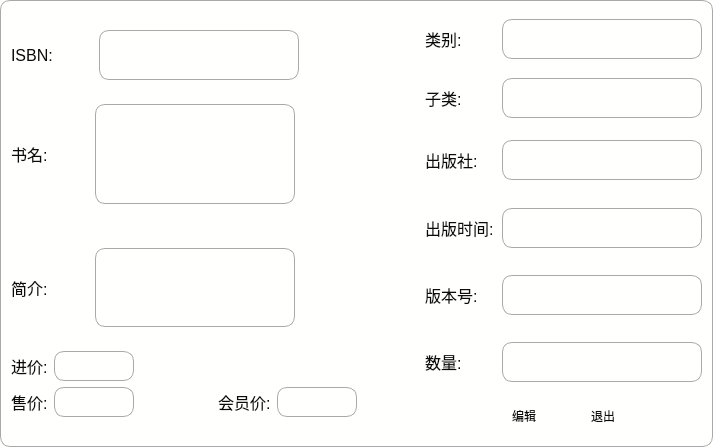
<?xml version="1.0" encoding="UTF-8"?>
<ui version="4.0">
 <class>ManBookInfoDia</class>
 <widget class="QDialog" name="ManBookInfoDia">
  <property name="geometry">
   <rect>
    <x>0</x>
    <y>0</y>
    <width>713</width>
    <height>447</height>
   </rect>
  </property>
  <property name="sizePolicy">
   <sizepolicy hsizetype="Fixed" vsizetype="Fixed">
    <horstretch>0</horstretch>
    <verstretch>0</verstretch>
   </sizepolicy>
  </property>
  <property name="minimumSize">
   <size>
    <width>144</width>
    <height>24</height>
   </size>
  </property>
  <property name="windowTitle">
   <string>Dialog</string>
  </property>
  <property name="styleSheet">
   <string notr="true">QPushButton:hover{
        color:red
        }
QLineEdit{
        border:1px solid gray;;
        border-radius:10px;
        padding:2px 4px;
}
QWidget{
        color:#0c0a0a;
        background:rgb(255, 255, 253);
        border-top:1px solid darkGray;
        border-bottom:1px solid darkGray;
        border-right:1px solid darkGray;
        border-left:1px solid darkGray;
        border-top-left-radius:10px;
        border-top-right-radius:10px;
        border-bottom-right-radius:10px;
        border-bottom-left-radius:10px;
    }
QLabel{
        border:none;}

QPushButton{border:none
           }</string>
  </property>
  <layout class="QHBoxLayout" name="horizontalLayout_8">
   <item>
    <layout class="QVBoxLayout" name="verticalLayout_3">
     <item>
      <spacer name="verticalSpacer_16">
       <property name="orientation">
        <enum>Qt::Vertical</enum>
       </property>
       <property name="sizeHint" stdset="0">
        <size>
         <width>20</width>
         <height>40</height>
        </size>
       </property>
      </spacer>
     </item>
     <item>
      <layout class="QHBoxLayout" name="horizontalLayout_6">
       <item>
        <widget class="QLabel" name="label_5">
         <property name="font">
          <font>
           <pointsize>12</pointsize>
          </font>
         </property>
         <property name="text">
          <string>ISBN:</string>
         </property>
        </widget>
       </item>
       <item>
        <spacer name="horizontalSpacer_12">
         <property name="orientation">
          <enum>Qt::Horizontal</enum>
         </property>
         <property name="sizeHint" stdset="0">
          <size>
           <width>40</width>
           <height>20</height>
          </size>
         </property>
        </spacer>
       </item>
       <item>
        <widget class="QTextBrowser" name="ISBN_bro">
         <property name="sizePolicy">
          <sizepolicy hsizetype="Fixed" vsizetype="Fixed">
           <horstretch>0</horstretch>
           <verstretch>0</verstretch>
          </sizepolicy>
         </property>
         <property name="minimumSize">
          <size>
           <width>150</width>
           <height>50</height>
          </size>
         </property>
         <property name="maximumSize">
          <size>
           <width>200</width>
           <height>50</height>
          </size>
         </property>
        </widget>
       </item>
       <item>
        <spacer name="horizontalSpacer_16">
         <property name="orientation">
          <enum>Qt::Horizontal</enum>
         </property>
         <property name="sizeHint" stdset="0">
          <size>
           <width>40</width>
           <height>20</height>
          </size>
         </property>
        </spacer>
       </item>
       <item>
        <spacer name="horizontalSpacer_3">
         <property name="orientation">
          <enum>Qt::Horizontal</enum>
         </property>
         <property name="sizeHint" stdset="0">
          <size>
           <width>40</width>
           <height>20</height>
          </size>
         </property>
        </spacer>
       </item>
       <item>
        <spacer name="horizontalSpacer_15">
         <property name="orientation">
          <enum>Qt::Horizontal</enum>
         </property>
         <property name="sizeHint" stdset="0">
          <size>
           <width>40</width>
           <height>20</height>
          </size>
         </property>
        </spacer>
       </item>
      </layout>
     </item>
     <item>
      <spacer name="verticalSpacer_13">
       <property name="orientation">
        <enum>Qt::Vertical</enum>
       </property>
       <property name="sizeHint" stdset="0">
        <size>
         <width>20</width>
         <height>40</height>
        </size>
       </property>
      </spacer>
     </item>
     <item>
      <layout class="QHBoxLayout" name="horizontalLayout_12">
       <item>
        <widget class="QLabel" name="label_8">
         <property name="font">
          <font>
           <pointsize>12</pointsize>
          </font>
         </property>
         <property name="text">
          <string>书名:</string>
         </property>
        </widget>
       </item>
       <item>
        <spacer name="horizontalSpacer_11">
         <property name="orientation">
          <enum>Qt::Horizontal</enum>
         </property>
         <property name="sizeHint" stdset="0">
          <size>
           <width>40</width>
           <height>20</height>
          </size>
         </property>
        </spacer>
       </item>
       <item>
        <widget class="QTextBrowser" name="Book_name_bro">
         <property name="sizePolicy">
          <sizepolicy hsizetype="Fixed" vsizetype="Fixed">
           <horstretch>0</horstretch>
           <verstretch>0</verstretch>
          </sizepolicy>
         </property>
         <property name="minimumSize">
          <size>
           <width>150</width>
           <height>100</height>
          </size>
         </property>
         <property name="maximumSize">
          <size>
           <width>200</width>
           <height>100</height>
          </size>
         </property>
        </widget>
       </item>
       <item>
        <spacer name="horizontalSpacer_18">
         <property name="orientation">
          <enum>Qt::Horizontal</enum>
         </property>
         <property name="sizeHint" stdset="0">
          <size>
           <width>40</width>
           <height>20</height>
          </size>
         </property>
        </spacer>
       </item>
       <item>
        <spacer name="horizontalSpacer_17">
         <property name="orientation">
          <enum>Qt::Horizontal</enum>
         </property>
         <property name="sizeHint" stdset="0">
          <size>
           <width>40</width>
           <height>20</height>
          </size>
         </property>
        </spacer>
       </item>
       <item>
        <spacer name="horizontalSpacer_10">
         <property name="orientation">
          <enum>Qt::Horizontal</enum>
         </property>
         <property name="sizeHint" stdset="0">
          <size>
           <width>40</width>
           <height>20</height>
          </size>
         </property>
        </spacer>
       </item>
      </layout>
     </item>
     <item>
      <spacer name="verticalSpacer_17">
       <property name="orientation">
        <enum>Qt::Vertical</enum>
       </property>
       <property name="sizeHint" stdset="0">
        <size>
         <width>20</width>
         <height>40</height>
        </size>
       </property>
      </spacer>
     </item>
     <item>
      <spacer name="verticalSpacer_14">
       <property name="orientation">
        <enum>Qt::Vertical</enum>
       </property>
       <property name="sizeHint" stdset="0">
        <size>
         <width>20</width>
         <height>40</height>
        </size>
       </property>
      </spacer>
     </item>
     <item>
      <layout class="QHBoxLayout" name="horizontalLayout_15">
       <item>
        <widget class="QLabel" name="label_12">
         <property name="font">
          <font>
           <pointsize>12</pointsize>
          </font>
         </property>
         <property name="text">
          <string>简介:</string>
         </property>
        </widget>
       </item>
       <item>
        <spacer name="horizontalSpacer_20">
         <property name="orientation">
          <enum>Qt::Horizontal</enum>
         </property>
         <property name="sizeHint" stdset="0">
          <size>
           <width>40</width>
           <height>20</height>
          </size>
         </property>
        </spacer>
       </item>
       <item>
        <widget class="QTextBrowser" name="note_bro">
         <property name="sizePolicy">
          <sizepolicy hsizetype="Fixed" vsizetype="Fixed">
           <horstretch>0</horstretch>
           <verstretch>0</verstretch>
          </sizepolicy>
         </property>
         <property name="minimumSize">
          <size>
           <width>200</width>
           <height>60</height>
          </size>
         </property>
         <property name="maximumSize">
          <size>
           <width>200</width>
           <height>100</height>
          </size>
         </property>
        </widget>
       </item>
       <item>
        <spacer name="horizontalSpacer_19">
         <property name="orientation">
          <enum>Qt::Horizontal</enum>
         </property>
         <property name="sizeHint" stdset="0">
          <size>
           <width>40</width>
           <height>20</height>
          </size>
         </property>
        </spacer>
       </item>
       <item>
        <spacer name="horizontalSpacer_13">
         <property name="orientation">
          <enum>Qt::Horizontal</enum>
         </property>
         <property name="sizeHint" stdset="0">
          <size>
           <width>40</width>
           <height>20</height>
          </size>
         </property>
        </spacer>
       </item>
       <item>
        <spacer name="horizontalSpacer_8">
         <property name="orientation">
          <enum>Qt::Horizontal</enum>
         </property>
         <property name="sizeHint" stdset="0">
          <size>
           <width>40</width>
           <height>20</height>
          </size>
         </property>
        </spacer>
       </item>
      </layout>
     </item>
     <item>
      <spacer name="verticalSpacer_12">
       <property name="orientation">
        <enum>Qt::Vertical</enum>
       </property>
       <property name="sizeHint" stdset="0">
        <size>
         <width>20</width>
         <height>40</height>
        </size>
       </property>
      </spacer>
     </item>
     <item>
      <layout class="QHBoxLayout" name="horizontalLayout_10">
       <item>
        <widget class="QLabel" name="label_6">
         <property name="font">
          <font>
           <pointsize>12</pointsize>
          </font>
         </property>
         <property name="text">
          <string>进价:</string>
         </property>
        </widget>
       </item>
       <item>
        <widget class="QTextBrowser" name="price_bro">
         <property name="sizePolicy">
          <sizepolicy hsizetype="Fixed" vsizetype="Fixed">
           <horstretch>0</horstretch>
           <verstretch>0</verstretch>
          </sizepolicy>
         </property>
         <property name="minimumSize">
          <size>
           <width>80</width>
           <height>30</height>
          </size>
         </property>
         <property name="maximumSize">
          <size>
           <width>80</width>
           <height>30</height>
          </size>
         </property>
        </widget>
       </item>
       <item>
        <spacer name="horizontalSpacer_4">
         <property name="orientation">
          <enum>Qt::Horizontal</enum>
         </property>
         <property name="sizeHint" stdset="0">
          <size>
           <width>40</width>
           <height>20</height>
          </size>
         </property>
        </spacer>
       </item>
      </layout>
     </item>
     <item>
      <layout class="QHBoxLayout" name="horizontalLayout_7">
       <item>
        <layout class="QHBoxLayout" name="horizontalLayout_13">
         <item>
          <widget class="QLabel" name="label_9">
           <property name="font">
            <font>
             <pointsize>12</pointsize>
            </font>
           </property>
           <property name="text">
            <string>售价:</string>
           </property>
          </widget>
         </item>
         <item>
          <widget class="QTextBrowser" name="price">
           <property name="sizePolicy">
            <sizepolicy hsizetype="Fixed" vsizetype="Fixed">
             <horstretch>0</horstretch>
             <verstretch>0</verstretch>
            </sizepolicy>
           </property>
           <property name="minimumSize">
            <size>
             <width>80</width>
             <height>30</height>
            </size>
           </property>
           <property name="maximumSize">
            <size>
             <width>80</width>
             <height>30</height>
            </size>
           </property>
          </widget>
         </item>
         <item>
          <spacer name="horizontalSpacer_7">
           <property name="orientation">
            <enum>Qt::Horizontal</enum>
           </property>
           <property name="sizeHint" stdset="0">
            <size>
             <width>40</width>
             <height>20</height>
            </size>
           </property>
          </spacer>
         </item>
        </layout>
       </item>
       <item>
        <layout class="QHBoxLayout" name="horizontalLayout_9">
         <item>
          <widget class="QLabel" name="label_7">
           <property name="font">
            <font>
             <pointsize>12</pointsize>
            </font>
           </property>
           <property name="text">
            <string>会员价:</string>
           </property>
          </widget>
         </item>
         <item>
          <widget class="QTextBrowser" name="vipress_bro">
           <property name="sizePolicy">
            <sizepolicy hsizetype="Fixed" vsizetype="Fixed">
             <horstretch>0</horstretch>
             <verstretch>0</verstretch>
            </sizepolicy>
           </property>
           <property name="minimumSize">
            <size>
             <width>80</width>
             <height>30</height>
            </size>
           </property>
           <property name="maximumSize">
            <size>
             <width>80</width>
             <height>30</height>
            </size>
           </property>
          </widget>
         </item>
         <item>
          <spacer name="horizontalSpacer_6">
           <property name="orientation">
            <enum>Qt::Horizontal</enum>
           </property>
           <property name="sizeHint" stdset="0">
            <size>
             <width>40</width>
             <height>20</height>
            </size>
           </property>
          </spacer>
         </item>
        </layout>
       </item>
      </layout>
     </item>
     <item>
      <spacer name="verticalSpacer_15">
       <property name="orientation">
        <enum>Qt::Vertical</enum>
       </property>
       <property name="sizeHint" stdset="0">
        <size>
         <width>20</width>
         <height>40</height>
        </size>
       </property>
      </spacer>
     </item>
    </layout>
   </item>
   <item>
    <layout class="QVBoxLayout" name="verticalLayout">
     <item>
      <spacer name="verticalSpacer_5">
       <property name="orientation">
        <enum>Qt::Vertical</enum>
       </property>
       <property name="sizeHint" stdset="0">
        <size>
         <width>20</width>
         <height>40</height>
        </size>
       </property>
      </spacer>
     </item>
     <item>
      <layout class="QHBoxLayout" name="horizontalLayout_16">
       <item>
        <widget class="QLabel" name="label_13">
         <property name="font">
          <font>
           <pointsize>12</pointsize>
          </font>
         </property>
         <property name="text">
          <string>类别:</string>
         </property>
        </widget>
       </item>
       <item>
        <widget class="QTextBrowser" name="class_bro">
         <property name="sizePolicy">
          <sizepolicy hsizetype="Fixed" vsizetype="Fixed">
           <horstretch>0</horstretch>
           <verstretch>0</verstretch>
          </sizepolicy>
         </property>
         <property name="minimumSize">
          <size>
           <width>150</width>
           <height>40</height>
          </size>
         </property>
         <property name="maximumSize">
          <size>
           <width>200</width>
           <height>40</height>
          </size>
         </property>
        </widget>
       </item>
      </layout>
     </item>
     <item>
      <spacer name="verticalSpacer_4">
       <property name="orientation">
        <enum>Qt::Vertical</enum>
       </property>
       <property name="sizeType">
        <enum>QSizePolicy::Fixed</enum>
       </property>
       <property name="sizeHint" stdset="0">
        <size>
         <width>20</width>
         <height>13</height>
        </size>
       </property>
      </spacer>
     </item>
     <item>
      <layout class="QHBoxLayout" name="horizontalLayout_11">
       <item>
        <widget class="QLabel" name="label_14">
         <property name="font">
          <font>
           <pointsize>12</pointsize>
          </font>
         </property>
         <property name="text">
          <string>子类:</string>
         </property>
        </widget>
       </item>
       <item>
        <widget class="QTextBrowser" name="subclass_bro">
         <property name="sizePolicy">
          <sizepolicy hsizetype="Fixed" vsizetype="Fixed">
           <horstretch>0</horstretch>
           <verstretch>0</verstretch>
          </sizepolicy>
         </property>
         <property name="minimumSize">
          <size>
           <width>150</width>
           <height>40</height>
          </size>
         </property>
         <property name="maximumSize">
          <size>
           <width>200</width>
           <height>40</height>
          </size>
         </property>
        </widget>
       </item>
      </layout>
     </item>
     <item>
      <spacer name="verticalSpacer_11">
       <property name="orientation">
        <enum>Qt::Vertical</enum>
       </property>
       <property name="sizeHint" stdset="0">
        <size>
         <width>20</width>
         <height>40</height>
        </size>
       </property>
      </spacer>
     </item>
     <item>
      <spacer name="verticalSpacer_10">
       <property name="orientation">
        <enum>Qt::Vertical</enum>
       </property>
       <property name="sizeHint" stdset="0">
        <size>
         <width>20</width>
         <height>40</height>
        </size>
       </property>
      </spacer>
     </item>
     <item>
      <layout class="QHBoxLayout" name="horizontalLayout_4">
       <item>
        <widget class="QLabel" name="label">
         <property name="font">
          <font>
           <pointsize>12</pointsize>
          </font>
         </property>
         <property name="text">
          <string>出版社:</string>
         </property>
        </widget>
       </item>
       <item>
        <widget class="QTextBrowser" name="Press_bro">
         <property name="sizePolicy">
          <sizepolicy hsizetype="Fixed" vsizetype="Fixed">
           <horstretch>0</horstretch>
           <verstretch>0</verstretch>
          </sizepolicy>
         </property>
         <property name="minimumSize">
          <size>
           <width>200</width>
           <height>40</height>
          </size>
         </property>
         <property name="maximumSize">
          <size>
           <width>200</width>
           <height>40</height>
          </size>
         </property>
        </widget>
       </item>
      </layout>
     </item>
     <item>
      <spacer name="verticalSpacer_6">
       <property name="orientation">
        <enum>Qt::Vertical</enum>
       </property>
       <property name="sizeHint" stdset="0">
        <size>
         <width>20</width>
         <height>40</height>
        </size>
       </property>
      </spacer>
     </item>
     <item>
      <spacer name="verticalSpacer">
       <property name="orientation">
        <enum>Qt::Vertical</enum>
       </property>
       <property name="sizeType">
        <enum>QSizePolicy::Fixed</enum>
       </property>
       <property name="sizeHint" stdset="0">
        <size>
         <width>20</width>
         <height>13</height>
        </size>
       </property>
      </spacer>
     </item>
     <item>
      <layout class="QHBoxLayout" name="horizontalLayout_3">
       <item>
        <widget class="QLabel" name="label_2">
         <property name="font">
          <font>
           <pointsize>12</pointsize>
          </font>
         </property>
         <property name="text">
          <string>出版时间:</string>
         </property>
        </widget>
       </item>
       <item>
        <widget class="QTextBrowser" name="time_bro">
         <property name="sizePolicy">
          <sizepolicy hsizetype="Fixed" vsizetype="Fixed">
           <horstretch>0</horstretch>
           <verstretch>0</verstretch>
          </sizepolicy>
         </property>
         <property name="minimumSize">
          <size>
           <width>200</width>
           <height>40</height>
          </size>
         </property>
         <property name="maximumSize">
          <size>
           <width>200</width>
           <height>40</height>
          </size>
         </property>
        </widget>
       </item>
      </layout>
     </item>
     <item>
      <spacer name="verticalSpacer_7">
       <property name="orientation">
        <enum>Qt::Vertical</enum>
       </property>
       <property name="sizeHint" stdset="0">
        <size>
         <width>20</width>
         <height>40</height>
        </size>
       </property>
      </spacer>
     </item>
     <item>
      <spacer name="verticalSpacer_2">
       <property name="orientation">
        <enum>Qt::Vertical</enum>
       </property>
       <property name="sizeType">
        <enum>QSizePolicy::Fixed</enum>
       </property>
       <property name="sizeHint" stdset="0">
        <size>
         <width>20</width>
         <height>13</height>
        </size>
       </property>
      </spacer>
     </item>
     <item>
      <layout class="QHBoxLayout" name="horizontalLayout_2">
       <item>
        <widget class="QLabel" name="label_3">
         <property name="font">
          <font>
           <pointsize>12</pointsize>
          </font>
         </property>
         <property name="text">
          <string>版本号:</string>
         </property>
        </widget>
       </item>
       <item>
        <widget class="QTextBrowser" name="banben_bro">
         <property name="sizePolicy">
          <sizepolicy hsizetype="Fixed" vsizetype="Fixed">
           <horstretch>0</horstretch>
           <verstretch>0</verstretch>
          </sizepolicy>
         </property>
         <property name="minimumSize">
          <size>
           <width>200</width>
           <height>40</height>
          </size>
         </property>
         <property name="maximumSize">
          <size>
           <width>200</width>
           <height>40</height>
          </size>
         </property>
        </widget>
       </item>
      </layout>
     </item>
     <item>
      <spacer name="verticalSpacer_8">
       <property name="orientation">
        <enum>Qt::Vertical</enum>
       </property>
       <property name="sizeHint" stdset="0">
        <size>
         <width>20</width>
         <height>40</height>
        </size>
       </property>
      </spacer>
     </item>
     <item>
      <spacer name="verticalSpacer_3">
       <property name="orientation">
        <enum>Qt::Vertical</enum>
       </property>
       <property name="sizeType">
        <enum>QSizePolicy::Fixed</enum>
       </property>
       <property name="sizeHint" stdset="0">
        <size>
         <width>20</width>
         <height>13</height>
        </size>
       </property>
      </spacer>
     </item>
     <item>
      <layout class="QHBoxLayout" name="horizontalLayout">
       <item>
        <widget class="QLabel" name="label_4">
         <property name="font">
          <font>
           <pointsize>12</pointsize>
          </font>
         </property>
         <property name="text">
          <string>数量:</string>
         </property>
        </widget>
       </item>
       <item>
        <widget class="QTextBrowser" name="num_bro">
         <property name="sizePolicy">
          <sizepolicy hsizetype="Fixed" vsizetype="Fixed">
           <horstretch>0</horstretch>
           <verstretch>0</verstretch>
          </sizepolicy>
         </property>
         <property name="minimumSize">
          <size>
           <width>200</width>
           <height>40</height>
          </size>
         </property>
         <property name="maximumSize">
          <size>
           <width>200</width>
           <height>40</height>
          </size>
         </property>
        </widget>
       </item>
      </layout>
     </item>
     <item>
      <spacer name="verticalSpacer_9">
       <property name="orientation">
        <enum>Qt::Vertical</enum>
       </property>
       <property name="sizeHint" stdset="0">
        <size>
         <width>20</width>
         <height>40</height>
        </size>
       </property>
      </spacer>
     </item>
     <item>
      <layout class="QHBoxLayout" name="horizontalLayout_5">
       <item>
        <spacer name="horizontalSpacer">
         <property name="orientation">
          <enum>Qt::Horizontal</enum>
         </property>
         <property name="sizeHint" stdset="0">
          <size>
           <width>40</width>
           <height>20</height>
          </size>
         </property>
        </spacer>
       </item>
       <item>
        <widget class="QPushButton" name="changeButton">
         <property name="sizePolicy">
          <sizepolicy hsizetype="Fixed" vsizetype="Fixed">
           <horstretch>0</horstretch>
           <verstretch>0</verstretch>
          </sizepolicy>
         </property>
         <property name="minimumSize">
          <size>
           <width>60</width>
           <height>30</height>
          </size>
         </property>
         <property name="text">
          <string>编辑</string>
         </property>
        </widget>
       </item>
       <item>
        <spacer name="horizontalSpacer_2">
         <property name="orientation">
          <enum>Qt::Horizontal</enum>
         </property>
         <property name="sizeType">
          <enum>QSizePolicy::Fixed</enum>
         </property>
         <property name="sizeHint" stdset="0">
          <size>
           <width>13</width>
           <height>40</height>
          </size>
         </property>
        </spacer>
       </item>
       <item>
        <widget class="QPushButton" name="Button">
         <property name="sizePolicy">
          <sizepolicy hsizetype="Fixed" vsizetype="Fixed">
           <horstretch>0</horstretch>
           <verstretch>0</verstretch>
          </sizepolicy>
         </property>
         <property name="minimumSize">
          <size>
           <width>60</width>
           <height>30</height>
          </size>
         </property>
         <property name="text">
          <string>退出</string>
         </property>
        </widget>
       </item>
       <item>
        <spacer name="horizontalSpacer_5">
         <property name="orientation">
          <enum>Qt::Horizontal</enum>
         </property>
         <property name="sizeHint" stdset="0">
          <size>
           <width>40</width>
           <height>20</height>
          </size>
         </property>
        </spacer>
       </item>
      </layout>
     </item>
    </layout>
   </item>
  </layout>
 </widget>
 <resources/>
 <connections>
  <connection>
   <sender>Button</sender>
   <signal>clicked()</signal>
   <receiver>ManBookInfoDia</receiver>
   <slot>close()</slot>
   <hints>
    <hint type="sourcelabel">
     <x>510</x>
     <y>375</y>
    </hint>
    <hint type="destinationlabel">
     <x>543</x>
     <y>339</y>
    </hint>
   </hints>
  </connection>
 </connections>
</ui>
